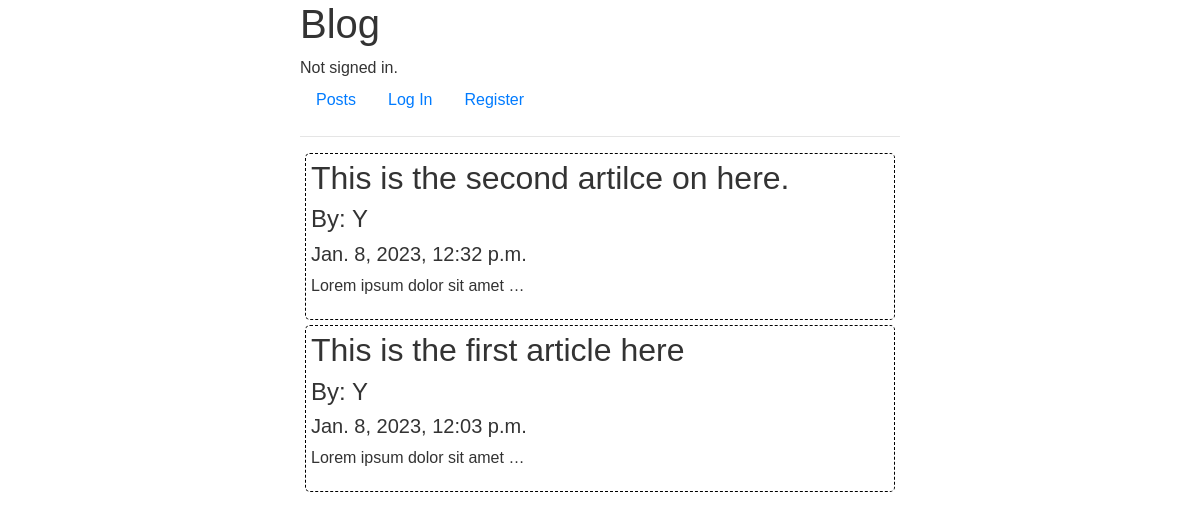
The app's page /, older data.
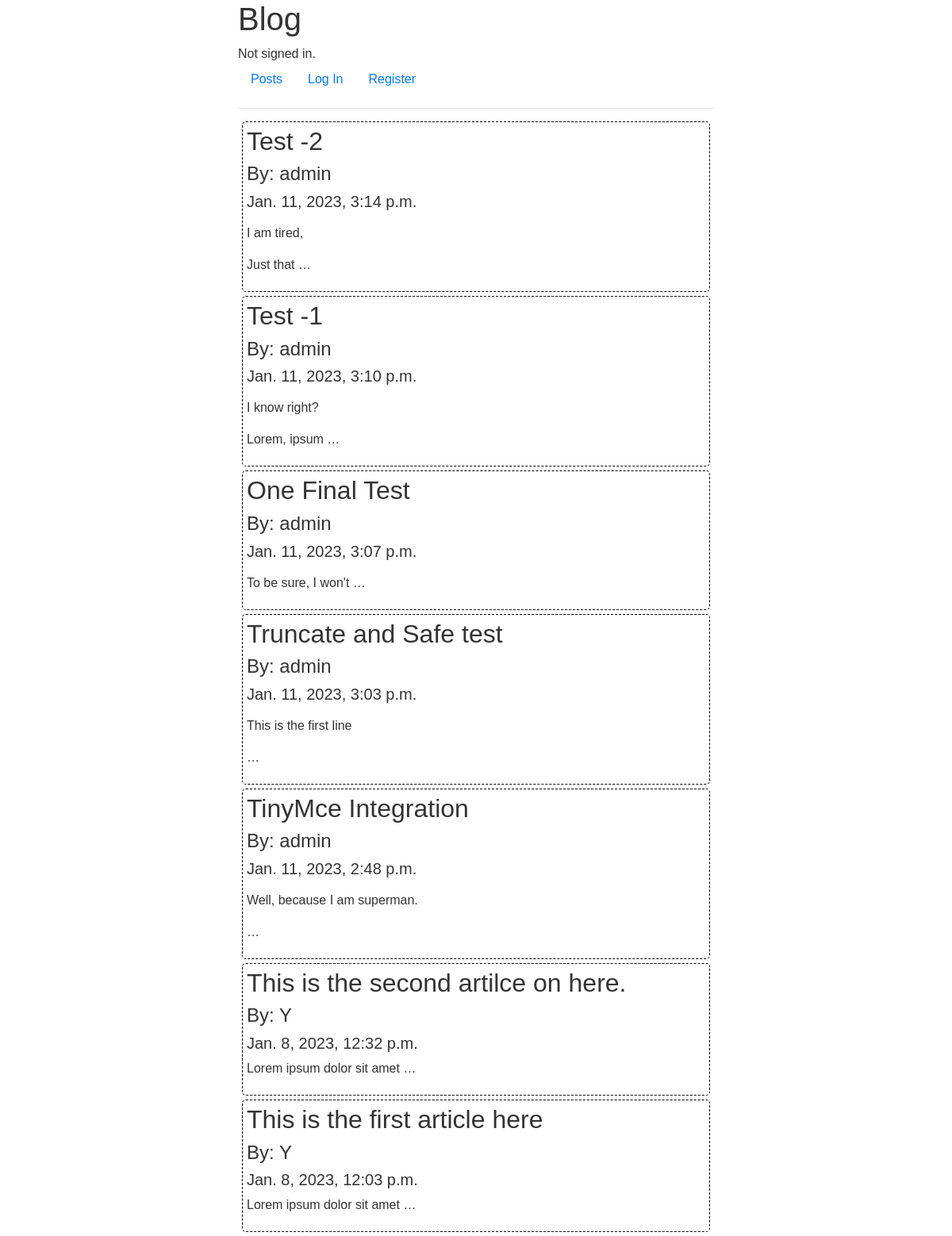
The same page, newer data.
### posts/models.py (models this page shows)
class Post(models.Model):
    user = models.ForeignKey(User, on_delete=models.CASCADE, related_name="user_post")
    title = models.CharField(max_length=165)
    body = HTMLField()
    created_at = models.DateTimeField(default=datetime.now, blank=True)

class User(AbstractUser):
    pass

### posts/views.py (the view)
# urls.py: path('', views.index, name='index'),
def index(request):
    posts = Post.objects.all()
    ctx = {'posts': posts}
    return render(request, 'posts/index.html', ctx)

### posts/templates/posts/index.html
{% extends "posts/layout.html" %}
{% block body %}
    {% for post in posts reversed %}
        <div class="post">
            <a style="text-decoration: none;" href="{% url 'post' post.id %}">
                <h2>{{post.title}}</h2>
                <h4>By: {{post.user.username}}</h4>
                <h5>{{post.created_at}}</h5>
                <p>{{post.body|truncatewords:5|safe}}</p>
            </a>
        </div>
    {% endfor %}
{% endblock %}

### posts/templates/posts/layout.html (shortened to what this page needs)
{% load static %}
<!DOCTYPE html>
<html lang="en">
    <head>
        <link rel="stylesheet" href="https://stackpath.bootstrapcdn.com/bootstrap/4.4.1/css/bootstrap.min.css">
        <link rel="stylesheet" type="text/css" href="{% static 'posts/css/styles.css' %}">
    </head>
    <body>
        <h1>Blog</h1>
        <div>
            {% if user.is_authenticated %}
                Signed in as <strong>{{ user.username }}</strong>.
            {% else %}
                Not signed in.
            {% endif %}
        </div>
        <ul class="nav">
            <li class="nav-item">
                <a class="nav-link" href="{% url 'index' %}">Posts</a>
            </li>
            {% if user.is_authenticated %}
                <li class="nav-item">
                    <a href="{% url 'create_post' %}" class="nav-link">Compose</a>
                </li>
                <li class="nav-item">
                    <a class="nav-link" href="{% url 'logout' %}">Log Out</a>
                </li>
            {% else %}
                <li class="nav-item">
                    <a class="nav-link" href="{% url 'login' %}">Log In</a>
                </li>
                <li class="nav-item">
                    <a class="nav-link" href="{% url 'register' %}">Register</a>
                </li>
            {% endif %}
        </ul>
        <hr>
        {% block body %}
        {% endblock %}
    </body>
</html>

### posts/static/posts/css/styles.css (style rules this page uses)
body { font-family: Arial, Helvetica, sans-serif; width: 50vw; margin: auto; color: #333; }
.post { padding: 5px; border: 1px dashed black; margin: 5px; border-radius: 5px; }
.post>a { color: #333; }

Row changes from the older to the newer data that the page shows:
added Post: title "Test -2", user.username "admin", created_at "Jan. 11, 2023, 3:14 p.m.", body "I am tired, Just that …"
added Post: title "Test -1", user.username "admin", created_at "Jan. 11, 2023, 3:10 p.m.", body "I know right? Lorem, ipsum …"
added Post: title "One Final Test", user.username "admin", created_at "Jan. 11, 2023, 3:07 p.m.", body "To be sure, I won't …"
added Post: title "Truncate and Safe test", user.username "admin", created_at "Jan. 11, 2023, 3:03 p.m.", body "This is the first line …"
added Post: title "TinyMce Integration", user.username "admin", created_at "Jan. 11, 2023, 2:48 p.m.", body "Well, because I am superman. …"
